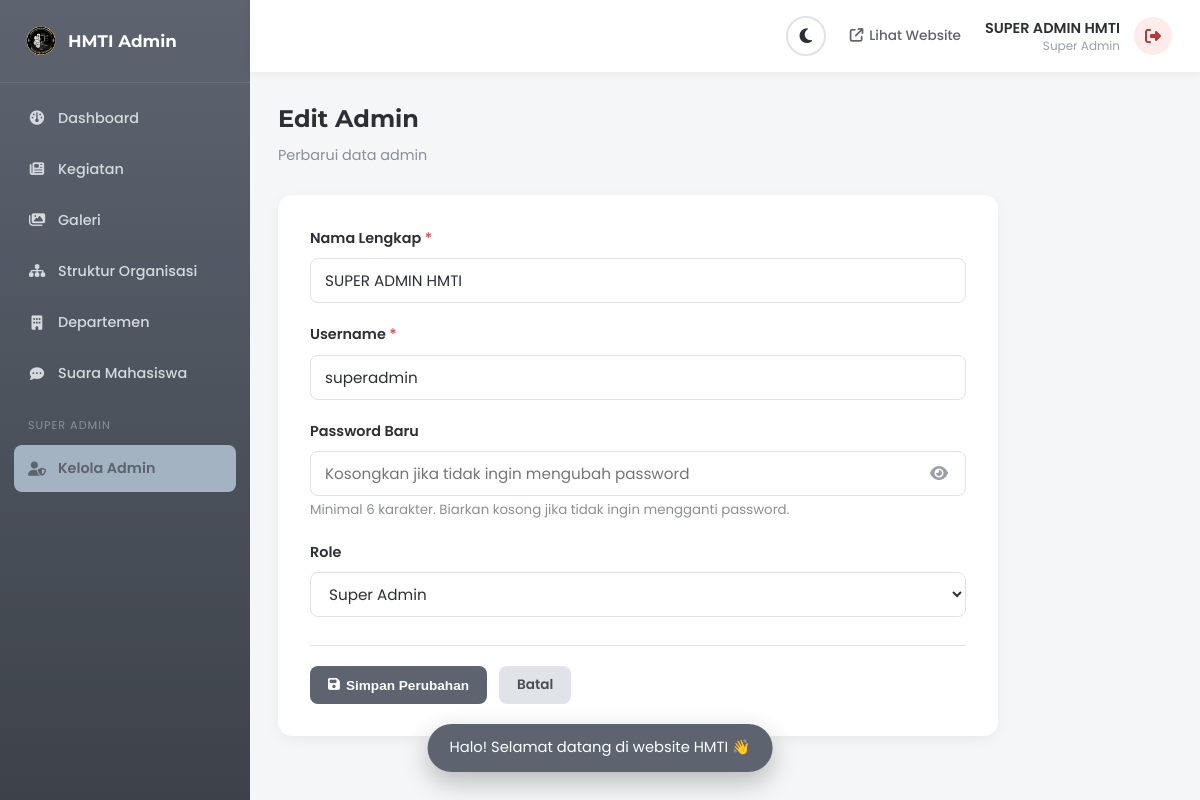
Screenshot of /admin/kelola-admin/edit.php?id=1 (signed in) with the database file from the repository.
### tables this page shows
CREATE TABLE `users` (
  `id` int(11) NOT NULL,
  `nama` varchar(100) NOT NULL,
  `username` varchar(50) NOT NULL,
  `password` varchar(255) NOT NULL,
  `role` enum('super_admin','admin') NOT NULL,
  `created_at` timestamp NOT NULL DEFAULT current_timestamp()
);

### admin/kelola-admin/edit.php (the view, shortened to what this page needs)
<?php
include __DIR__ . '/../includes/header.php';
$id = isset($_GET['id']) ? (int)$_GET['id'] : 0;
$query = "SELECT id, nama, username, role FROM users WHERE id = $id";
$result = mysqli_query($koneksi, $query);
$user = $result ? mysqli_fetch_assoc($result) : null;
?>
<div class="page-header">
    <h1>Edit Admin</h1>
    <p>Perbarui data admin</p>
</div>
<form action="proses_edit.php" method="POST" class="admin-form">
    <div class="form-group">
        <label for="nama">Nama Lengkap <span style="color:#e05252;">*</span></label>
        <input type="text" name="nama" id="nama" value="<?= htmlspecialchars($user['nama']) ?>" required>
    </div>
    <div class="form-group">
        <label for="username">Username <span style="color:#e05252;">*</span></label>
        <input type="text" name="username" id="username" value="<?= htmlspecialchars($user['username']) ?>" required>
    </div>
    <div class="form-group">
        <label for="password">Password Baru</label>
        <div class="password-wrapper">
            <input type="password" name="password" id="password" placeholder="Kosongkan jika tidak ingin mengubah password" minlength="6">
            <button type="button" class="toggle-password" id="togglePassword" aria-label="Tampilkan password">
                <i class="fa-solid fa-eye"></i>
            </button>
        </div>
        <small style="color:#8a8f98;">Minimal 6 karakter. Biarkan kosong jika tidak ingin mengganti password.</small>
    </div>
    <div class="form-group">
        <label for="role">Role</label>
        <select name="role" id="role">
            <option value="super_admin" <?= $user['role'] === 'super_admin' ? 'selected' : '' ?>>Super Admin</option>
        </select>
    </div>
    <div class="form-actions">
        <button type="submit" class="btn-admin btn-admin-primary">
            <i class="fa-solid fa-save"></i> Simpan Perubahan
        </button>
        <a href="index.php" class="btn-admin" style="background:#e0e3e7;color:#4a4d54;">
            Batal
        </a>
    </div>
</form>
<?php include __DIR__ . '/../includes/footer.php'; ?>

### assets/css/global.css (style rules this page uses)
:root { --hmti-dark: #5d6470; --hmti-light: #a3b3c1; --hmti-bg: #f4f6f8; --hmti-white: #ffffff; --hmti-text: #2d2f36; --card-bg: #ffffff; --card-shadow: rgba(0, 0, 0, 0.06); --card-hover-shadow: rgba(0, 0, 0, 0.12); --border-color: #dfe3e7; --text-secondary: #6b6f76; --text-muted: #8a8f98; --nav-bg: #ffffff; --footer-text: #ffffff; --header-shadow: rgba(0, 0, 0, 0.08); --section-alt-bg: #ffffff; --input-bg: #ffffff; --hover-bg: #f8f9fa; --overlay-bg: rgba(0, 0, 0, 0.5); --lightbox-bg: rgba(20, 22, 26, 0.92); --danger-color: #b23b3b; --danger-bg: #fdecea; --success-color: #1e7e42; --success-bg: #e6f7ed; --warning-color: #e8a317; --hero-overlay: linear-gradient(180deg, rgba(93, 100, 112, 0.75), rgba(93, 100, 112, 0.9)); --detail-overlay: linear-gradient(180deg, rgba(93, 100, 112, 0.3), rgba(30, 32, 36, 0.9)); --font-heading: "Montserrat", sans-serif; --font-body: "Poppins", sans-serif; }
html { transition: background-color 0.3s ease, color 0.3s ease; }
body { transition: background-color 0.3s ease, color 0.3s ease; }
*, *::before, *::after { transition: background-color 0.25s ease, border-color 0.25s ease, color 0.25s ease, box-shadow 0.25s ease; }
* { margin: 0; padding: 0; box-sizing: border-box; }
body { font-family: var(--font-body); color: var(--hmti-text); background-color: var(--hmti-bg); line-height: 1.6; }
h1, h2, h3, h4, h5, h6 { font-family: var(--font-heading); }
a { text-decoration: none; color: inherit; }
html { scroll-behavior: smooth; }

### assets/css/admin.css (style rules this page uses)
.admin-body { background-color: #f4f6f8; }
.page-header { margin-bottom: 28px; }
.page-header h1 { font-size: 1.5rem; margin-bottom: 6px; }
.page-header p { color: #8a8f98; font-size: 0.9rem; }
.btn-admin { display: inline-flex; align-items: center; gap: 6px; padding: 8px 18px; border-radius: 8px; font-size: 0.85rem; font-weight: 600; border: none; cursor: pointer; transition: all 0.25s ease; text-decoration: none; }
.btn-admin-primary { background-color: var(--hmti-dark); color: #fff; }
.admin-form { background: #fff; border-radius: 14px; padding: 32px; box-shadow: 0 4px 14px rgba(0, 0, 0, 0.05); max-width: 720px; }
.admin-form .form-group { margin-bottom: 20px; }
.admin-form .form-group label { display: block; font-weight: 600; font-size: 0.9rem; margin-bottom: 8px; color: var(--hmti-text); }
.admin-form .form-group input, .admin-form .form-group textarea, .admin-form .form-group select { width: 100%; padding: 10px 14px; border: 1.5px solid var(--border-color); border-radius: 8px; font-family: var(--font-body); font-size: 0.95rem; transition: border-color 0.25s ease; background: var(--input-bg); color: var(--hmti-text); }
.admin-form .form-actions { display: flex; gap: 12px; margin-top: 28px; padding-top: 20px; border-top: 1px solid var(--border-color); }
.password-wrapper { position: relative; }
.password-wrapper input { padding-right: 44px !important; }
.toggle-password { position: absolute; right: 12px; top: 50%; transform: translateY(-50%); background: none; border: none; color: #9aa0a8; cursor: pointer; font-size: 1rem; padding: 6px; display: flex; align-items: center; justify-content: center; }

### rows the page displays
users: nama "SUPER ADMIN HMTI", username "superadmin", role "Super Admin"

### other values shown
$_SESSION['nama'] "SUPER ADMIN HMTI"
